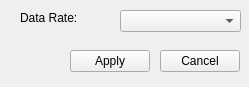
<?xml version="1.0" encoding="UTF-8"?>
<ui version="4.0">
 <class>transmmiter_setup_ui</class>
 <widget class="QWidget" name="transmmiter_setup_ui">
  <property name="geometry">
   <rect>
    <x>0</x>
    <y>0</y>
    <width>249</width>
    <height>87</height>
   </rect>
  </property>
  <property name="windowTitle">
   <string>Form</string>
  </property>
  <widget class="QComboBox" name="cDatarate">
   <property name="geometry">
    <rect>
     <x>120</x>
     <y>10</y>
     <width>121</width>
     <height>22</height>
    </rect>
   </property>
  </widget>
  <widget class="QPushButton" name="pbCancel">
   <property name="geometry">
    <rect>
     <x>160</x>
     <y>50</y>
     <width>80</width>
     <height>22</height>
    </rect>
   </property>
   <property name="text">
    <string>Cancel</string>
   </property>
  </widget>
  <widget class="QLabel" name="ldataRate">
   <property name="geometry">
    <rect>
     <x>20</x>
     <y>10</y>
     <width>81</width>
     <height>16</height>
    </rect>
   </property>
   <property name="text">
    <string>Data Rate:</string>
   </property>
  </widget>
  <widget class="QPushButton" name="pbApply">
   <property name="geometry">
    <rect>
     <x>70</x>
     <y>50</y>
     <width>80</width>
     <height>22</height>
    </rect>
   </property>
   <property name="text">
    <string>Apply</string>
   </property>
  </widget>
 </widget>
 <resources/>
 <connections/>
</ui>
